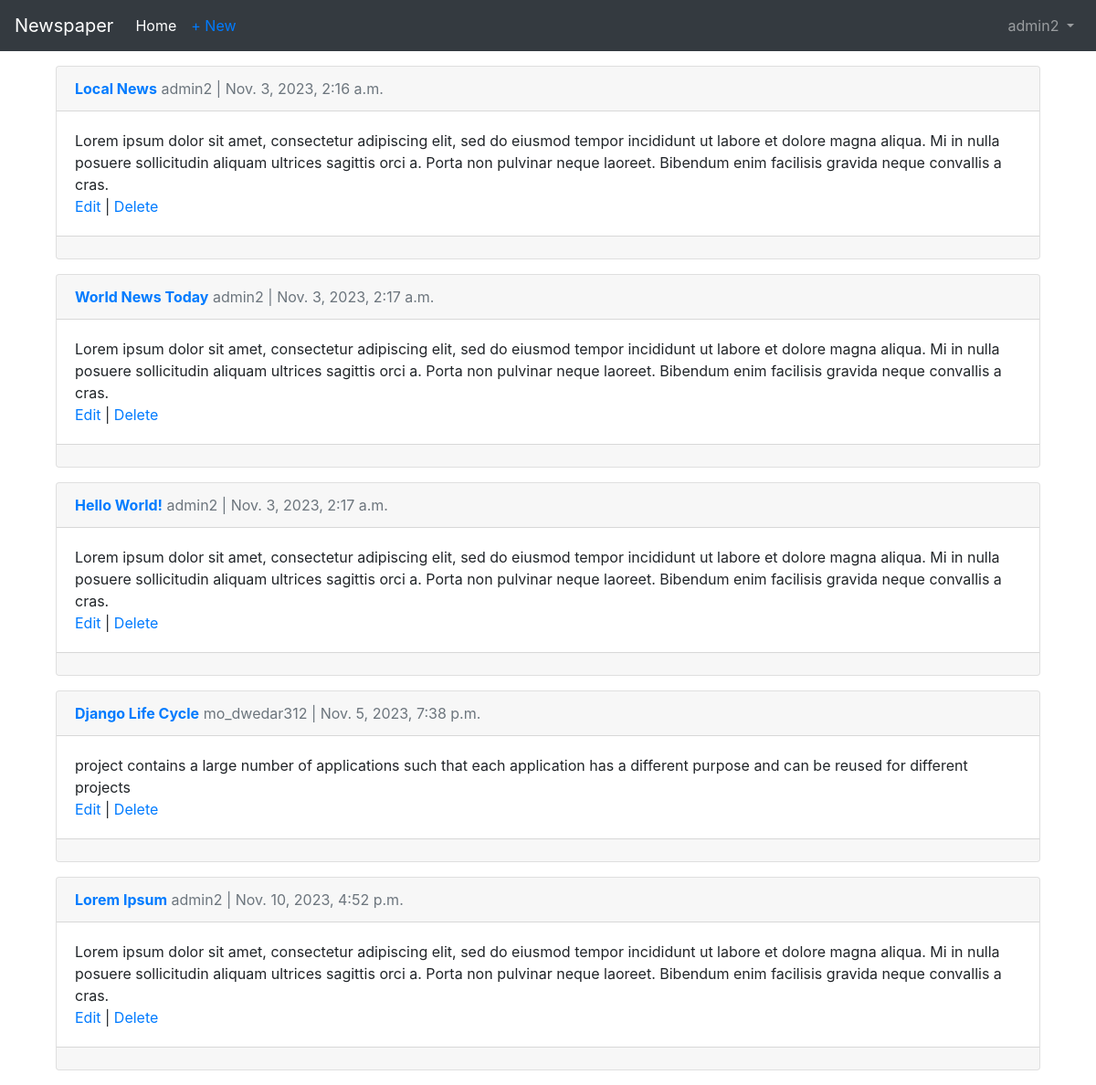
The page /articles/ (signed in) on the database as committed earlier.
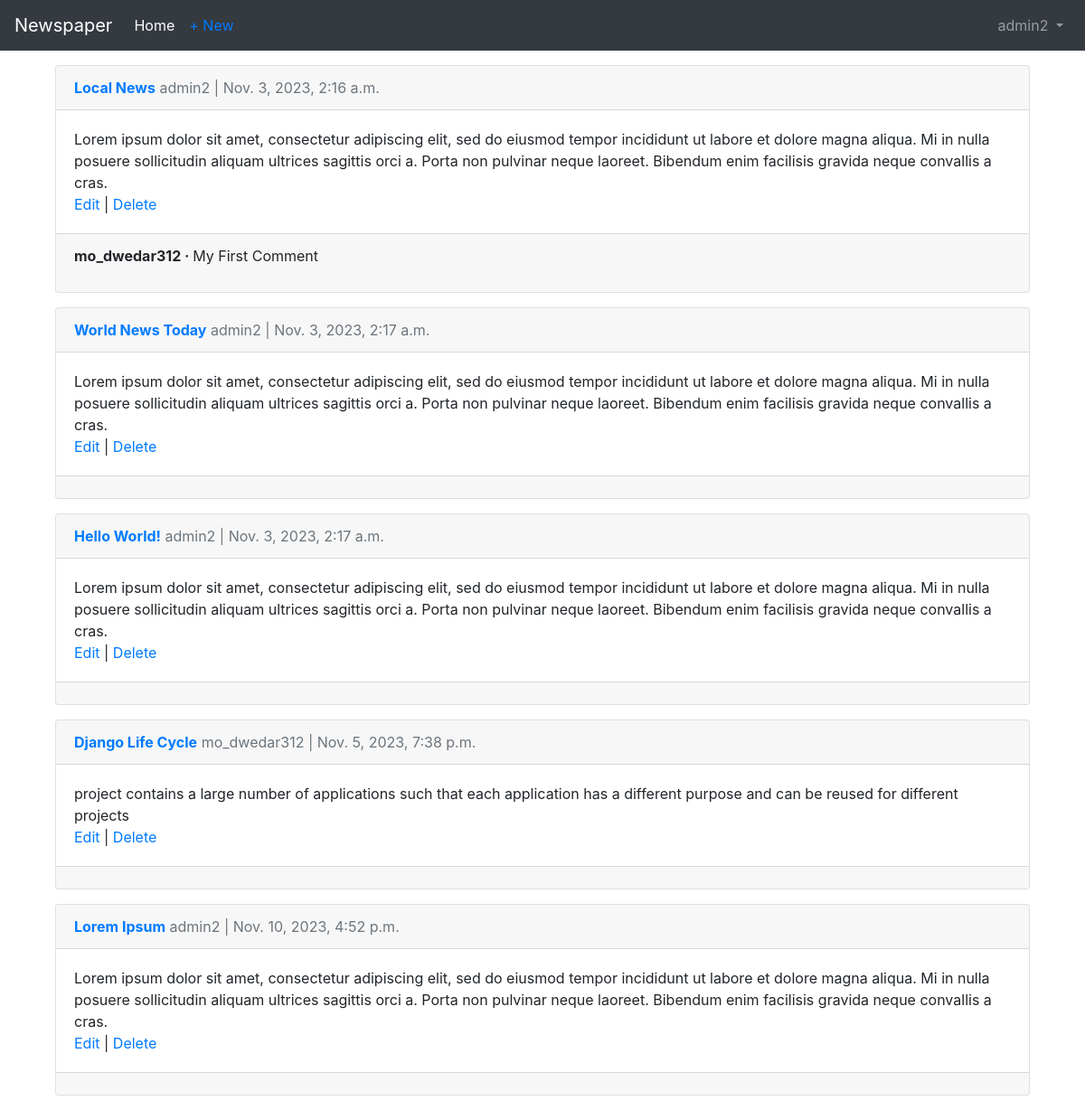
The same page on the database as committed later.
### accounts/models.py (models this page shows)
class CustomUser(AbstractUser):
    age = models.PositiveBigIntegerField(null=True , blank=True)

### articles/models.py (models this page shows, shortened)
class Article(models.Model):
    title = models.CharField(max_length=255)
    body = models.TextField()
    date = models.DateTimeField(auto_now_add=True)
    author = models.ForeignKey(
        get_user_model(),
        on_delete=models.CASCADE,
    )

class Comment(models.Model):
    article = models.ForeignKey(
        Article,
        on_delete=models.CASCADE,
        related_name='comments',
    )
    comment = models.CharField(max_length=200)
    author = models.ForeignKey(
        get_user_model(),
        on_delete=models.CASCADE,
    )
    def __str__(self):
        return self.comment

### articles/views.py (the view)
# urls.py: path('' , ArticleListView.as_view() , name='article_list'),
class ArticleListView(LoginRequiredMixin,ListView):
    model = Article
    template_name = 'article_list.html'

### templates/article_list.html (shortened to what this page needs)
{% extends 'base.html' %}
{% block content %}
    {% for article in object_list %}
        <div class="card m-3">
            <div class="card-header">
                <span class="font-weight-bold"><a href="{% url 'article_detail' article.pk %}">{{article.title}}</a></span>
                <span class="text-muted">{{article.author}} | {{article.date}}</span>
            </div>
            <div class="card-body">
                {{article.body}}
                <br>
                <a href="{% url 'article_edit' article.pk %}">Edit</a> |
                <a href="{% url 'article_delete' article.pk %}">Delete</a>
            </div>
            <div class="card-footer">
                {% for comment in article.comments.all %}
                <p>
                    <span class="font-weight-bold">
                        {{comment.author}} &middot;
                    </span>
                    {{comment}}
                </p>
                {% endfor %}
            </div>
        </div>
    {% endfor %}
{% endblock content %}

### templates/base.html (shortened to what this page needs)
<!DOCTYPE html>
<html lang="en">
<head>
    <link rel="stylesheet" href="https://cdn.jsdelivr.net/npm/bootstrap@4.6.2/dist/css/bootstrap.min.css">
</head>
<body>
    <nav class="navbar navbar-expand-lg navbar-dark bg-dark">
        <a class="navbar-brand" href="{% url 'home' %}">Newspaper</a>
        {% if user.is_authenticated %}
        <ul class="navbar-nav mr-auto">
            <li class="nav-item active">
                <a class="nav-link" href="{% url 'home' %}">Home <span class="sr-only">(current)</span></a>
            </li>
            <li class="nav-item">
                <a href="{% url 'article_new' %}" class="nav-link text-primary">+ New</a>
            </li>
        </ul>
        {% endif %}
        <div class="collapse navbar-collapse" id="navbarSupportedContent">
            {% if user.is_authenticated %}
            <ul class="navbar-nav ml-auto">
                <li class="nav-item">
                    <a class="nav-link dropdown-toggle" href="#" id="navbarDropdown" role="button" data-toggle="dropdown" aria-haspopup="true" aria-expanded="false">
                        {{ user.username }}
                    </a>
                </li>
            </ul>
            {% else %}
            <form class="form-inline ml-auto">
                <a class="btn btn-outline-secondary" href="{% url 'login' %}">Log In</a>
                <a class="btn btn-primary ml-2" href="{% url 'signup' %}">Sign Up</a>
            </form>
            {% endif %}
        </div>
    </nav>
    <main>
        <div class="container">
            {% block content %}
            {% endblock content %}
        </div>
    </main>
</body>
</html>

Rows that differ between the two databases and show on the page:
added Comment: author "mo_dwedar312", comment "My First Comment", shown under Article "Local News"
